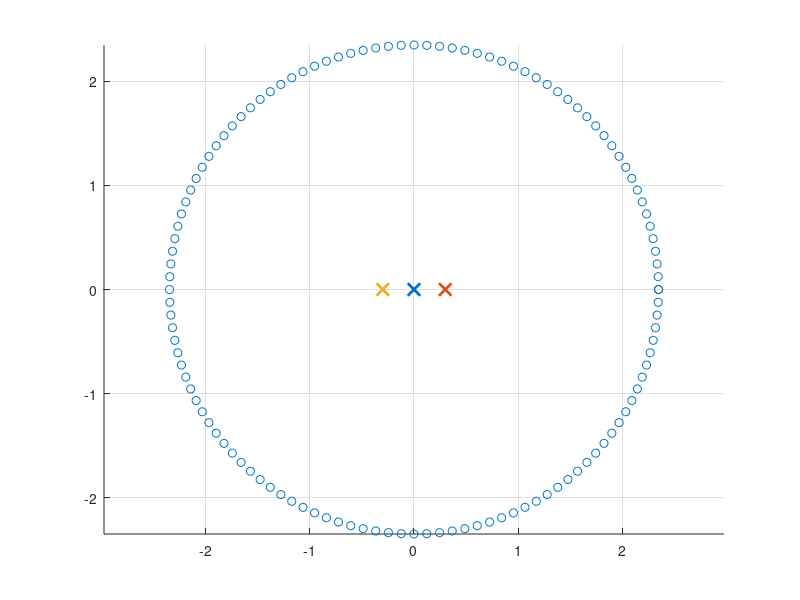

The MATLAB source for this figure: (Note: this script raises an error after producing the figure.)

r = 2.35; %m
xc = 0;   %center x
yc = 0;   %center y

n_meas = 121;

%theta = linspace(0,2*pi-((3*pi)/180),n_meas); %if n_meas is 120
theta = linspace(0,2*pi,n_meas);                %if n_meas is 121
x = r*cos(theta) + xc;
y = r*sin(theta) + yc;

mic_xyz = cat(1, x, y, zeros(1, n_meas));

ES1 = [0,0,0];
ES2 = [0.3,0,0];
ES3 = [-0.3,0,0];

ES_xyz = cat(1, ES1, ES2, ES3);
n_source = 3;

figure(5)
scatter(x,y)
hold on
plot(ES1(1),ES1(2), 'x', 'LineWidth', 2, 'MarkerSize', 9);
plot(ES2(1),ES2(2), 'x', 'LineWidth', 2, 'MarkerSize', 9);
plot(ES3(1),ES3(2), 'x', 'LineWidth', 2, 'MarkerSize', 9);
grid
axis equal
hold off

r_ES = EDcalcdist(ES_xyz, mic_xyz.');
r_ES1 = r_ES(1,:);
r_ES2 = r_ES(2,:);
r_ES3 = r_ES(3,:);
%r_ES = r_ES3;
% Discretization error for impulse responses

% samplemethod = 1 -> round at low fs
% samplemethod = 2 -> round at high fs and decimate %%What we found to
% function best
% samplemethod = 3 -> round at low fs but split pulse between two samples

samplemethod = 2;

% Generate discrete-time IRs
% Exact arrival times
cair = 343;

% Approach 1: round to nearest discrete time-sample
fs = 48000;

if samplemethod == 2
    noversamp = 8;
    fs_oversamp = fs*noversamp;
    dt = 1/fs_oversamp;
elseif samplemethod == 1 % Approach 1: round to nearest discrete time-sample
    dt = 1/fs;
elseif samplemethod == 3 
    dt = 1/fs;
end

n_exact = zeros(n_source, n_meas);
n_rounded = zeros(n_source, n_meas);

for i = 1:n_source
    for j = 1:n_meas
        t_ij = r_ES(i,j)/cair;
        n_exact(i,j) = t_ij/dt + 1;
        n_rounded(i,j) = round(t_ij/dt) + 1;
    end
end

irmaxlength = -inf;
for i = 1:n_source
    if max(n_rounded(i,:)) > irmaxlength
        irmaxlength = max(n_rounded(i,:));
    end
end
irmaxlength = irmaxlength+1;

%irmaxlength = max([n_rounded(1,:) n_rounded(2,:) n_rounded(3,:)]) + 1;
ir = zeros(irmaxlength+500, n_source, n_meas);
nfft = 8192;
F = zeros(nfft,n_source, n_meas);

if samplemethod == 1
    for i = 1:n_source
        for j = 1:n_meas
            ir(n_rounded(i,j),i,j) = 1/r_ES(i,j);
            F(:,i,j) = fft(ir(:,i,j),nfft);
        end
    end
elseif samplemethod == 2
    c = zeros(ceil((irmaxlength+500)/noversamp), n_source, n_meas);
    for i = 1:n_source
        for j = 1:n_meas
            %ir(n_rounded(i,j),i,j) = 1/r_ES(i,j);
            frac = n_exact(i,j) - floor(n_exact(i,j));
            ir(floor(n_exact(i,j)),i,j) = 1/r_ES(i,j)*(1-frac);
            ir(floor(n_exact(i,j))+1,i,j) = 1/r_ES(i,j)*frac;
            w = ir(:,i,j);
            c(:,i,j) = noversamp*decimate(w,noversamp,1000,'fir');
            F(:,i,j) = fft(c(:,i,j),nfft);
        end
    end
    ir = c;
elseif samplemethod == 3
    for i = 1:n_source
        for j = 1:n_meas
            frac = n_exact(i,j) - floor(n_exact(i,j));
            ir(floor(n_exact(i,j)),i,j) = 1/r_ES(i,j)*(1-frac);
            ir(floor(n_exact(i,j))+1,i,j) = 1/r_ES(i,j)*frac;
            
            F(:,i,j) = fft(ir(:,i,j),nfft);
        end
    end
end

% if samplemethod == 2
%     ir = noversamp*decimate(ir,noversamp);
%     ir = reshape(ir,[],3,n_meas);
% %                 c = noversamp*decimate(squeeze(ir(i,j,:)),noversamp);
% %                 c = reshape(c,1,1,[]);
% %                 ir(i,j,:) = c;
% end

% figure(3)
% plot(ir(1,1))
% pause

fvec_fft = fs/nfft*[0:nfft/2-1].';

ptot_fromIR = sum(F,[2 3]);
ptot_fromIR = ptot_fromIR(1:nfft/2);
ptot_fromIR = squeeze(ptot_fromIR);

% Truth: FD results

cair = 343;
kvec = 2*pi*fvec_fft/cair;

% Correct answer, in freq. domain
ptot = 0;
for i = 1:n_source
    for j = 1:n_meas
        ptot = ptot + exp(-1i*kvec*r_ES(i,j))/r_ES(i,j);
    end     
end
if samplemethod == 2
    % Correct scale for IR results
    %ptot_fromIR = ptot_fromIR*(1/r1 + 1/r2)/(sum(ir1)+sum(ir2));
    %ptot_fromIR = ptot_fromIR*(sum(1./r1))/(sum(ir, 'all'));
end

figure(1)
clf(1)
h = plot(fvec_fft,abs(ptot),'o',fvec_fft,abs(ptot_fromIR));
seth
grid
legend('FD results (truth)','IR-to-FR results');

figure(3)
clf(3)
h = plot(fvec_fft,unwrap(angle(ptot)),'o',fvec_fft,unwrap(angle(ptot_fromIR)));
seth
grid
legend('FD results (truth)','IR-to-FR results');
g = ylabel('Phase   [rad].');
sg14

resultdiff = ptot_fromIR(:) - ptot(:);
figure(2)
h = plot(fvec_fft,abs(resultdiff)./abs(ptot),'-y');
seth
grid
g = ylabel('Rel. error   [-]');
sg14
hold on


figure(4)
subplot(3,1,1), plot(ir(:,1,1),'k')
title('ir(:,1,1)')
hold on
subplot(3,1,2), plot(ir(:,2,0),'k')
title('ir(:,2,38)')
hold on
subplot(3,1,3), plot(ir(:,3,180),'k')
title('ir(:,3,79)')
hold on











